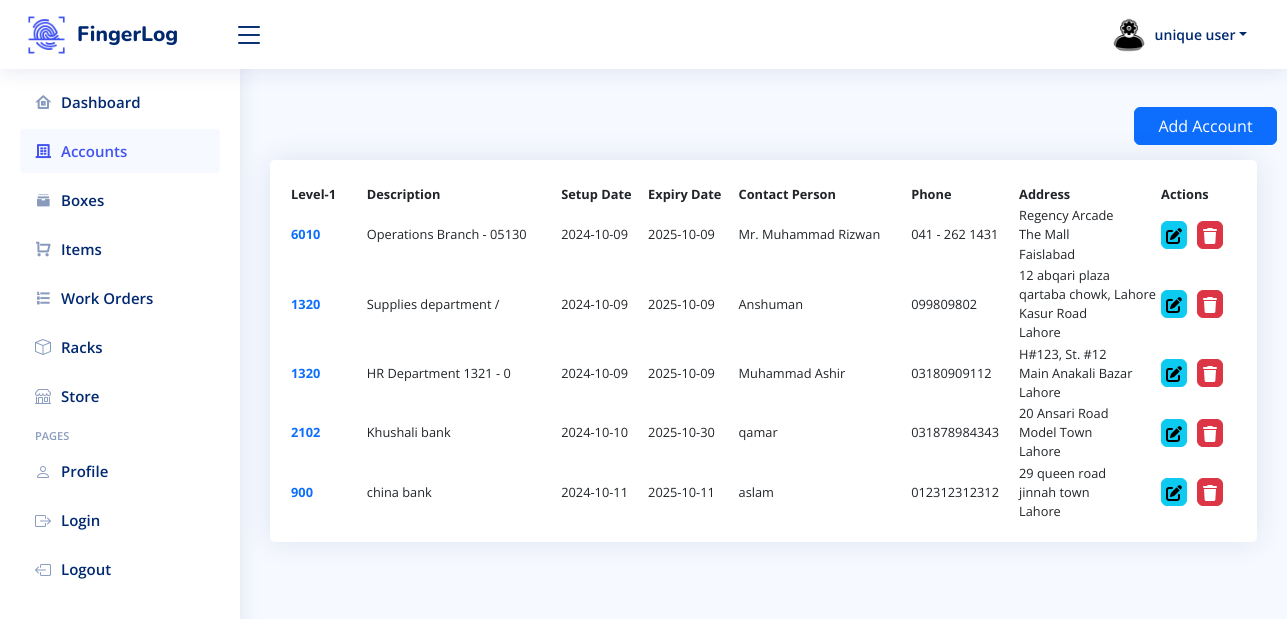
/Companies.php (signed in), run on the app's committed database.
### tables this page shows
CREATE TABLE `register` (
  `id` int(11) NOT NULL,
  `name` varchar(50) NOT NULL,
  `email` varchar(50) NOT NULL,
  `password` varchar(50) NOT NULL,
  `role` enum('user','admin') NOT NULL DEFAULT 'admin'
);

CREATE TABLE `compani` (
  `acc_lev_1` int(255) NOT NULL,
  `comp_id` int(255) NOT NULL,
  `acc_desc` text NOT NULL,
  `email` text DEFAULT NULL,
  `registration` date NOT NULL,
  `expiry` date NOT NULL,
  `foc` text NOT NULL,
  `foc_phone` text NOT NULL,
  `add_1` text NOT NULL,
  `add_2` text NOT NULL,
  `add_3` text NOT NULL
);

### Companies.php (the view, shortened to what this page needs)
<?php
include 'config/db.php';
$email = $_SESSION['email'];
$getAdminData = "SELECT * FROM register WHERE email = '$email'";
$resultData = mysqli_query($conn, $getAdminData);
if ($resultData->num_rows > 0) {
  $row2 = $resultData->fetch_assoc();
  $adminName = $row2['name'];
}
$sql = "SELECT * FROM compani";
$result = $conn->query($sql);
?>
<!DOCTYPE html>
<html lang="en">
<head>
  <link href="https://maxcdn.bootstrapcdn.com/bootstrap/4.5.2/css/bootstrap.min.css" rel="stylesheet">
  <link href="assets/vendor/bootstrap/css/bootstrap.min.css" rel="stylesheet">
  <link href="assets/vendor/bootstrap-icons/bootstrap-icons.css" rel="stylesheet">
  <link href="assets/vendor/boxicons/css/boxicons.min.css" rel="stylesheet">
  <link href="assets/vendor/quill/quill.snow.css" rel="stylesheet">
  <link href="assets/vendor/quill/quill.bubble.css" rel="stylesheet">
  <link href="assets/vendor/remixicon/remixicon.css" rel="stylesheet">
  <link href="assets/vendor/simple-datatables/style.css" rel="stylesheet">
  <link href="https://cdn.jsdelivr.net/npm/bootstrap@5.0.2/dist/css/bootstrap.min.css" rel="stylesheet">
  <link href="https://cdn.jsdelivr.net/npm/simple-datatables@latest/dist/style.css" rel="stylesheet" type="text/css">
  <link rel="stylesheet" href="https://cdnjs.cloudflare.com/ajax/libs/font-awesome/6.0.0-beta3/css/all.min.css">
  <link rel="stylesheet" href="https://cdn.datatables.net/2.1.5/css/dataTables.dataTables.css">
  <link rel="stylesheet" href="https://cdn.datatables.net/buttons/3.1.2/css/buttons.dataTables.css">
  <link rel="stylesheet" href="fonts/icomoon/style.css">
  <link rel="stylesheet" href="css/owl.carousel.min.css">
  <link rel="stylesheet" href="css/bootstrap.min.css">
  <link rel="stylesheet" href="css/style.css">
  <link href="assets/css/style.css" rel="stylesheet">
</head>
<body>
  <header id="header" class="header fixed-top d-flex align-items-center">
    <div class="d-flex align-items-center justify-content-between">
      <img class="navbar-image" src="assets/img/logo3.png" alt="">
      <a href="index.php" class="logo d-flex align-items-center">
        <span class="d-none d-lg-block">FingerLog</span>
      </a>
      <i class="bi bi-list toggle-sidebar-btn"></i>
    </div>
    <div class="search-bar">
    </div>
    <nav class="header-nav ms-auto">
      <ul class="d-flex align-items-center">
        <li class="nav-item dropdown pe-3 mr-4">
          <a class="nav-link nav-profile d-flex align-items-center pe-0" href="#" data-bs-toggle="dropdown">
            <img src="image/admin-png.png" alt="Profile" class="rounded-circle">
            <span class="d-none d-md-block dropdown-toggle ps-2"><?php echo $adminName ?></span>
          </a>
        </li>
      </ul>
    </nav>
  </header>
  <aside id="sidebar" class="sidebar">
    <ul class="sidebar-nav" id="sidebar-nav">
      <li class="nav-item">
        <a class="nav-link collapsed" href="index.php">
          <i class="ri-home-8-line"></i>
          <span>Dashboard</span>
        </a>
      </li>
      <?php if ($_SESSION['role'] == 'admin') { ?>
        <li class="nav-item">
          <a class="nav-link active" href="Companies.php">
            <i class="ri-building-4-line"></i><span>Accounts</span><i class="bi bi-chevron ms-auto"></i>
          </a>
        </li>
        <li class="nav-item">
          <a class="nav-link collapsed" href="box.php">
            <i class="ri-archive-stack-fill"></i><span>Boxes</span><i class="bi bi-chevron ms-auto"></i>
          </a>
        </li>
        <li class="nav-item">
          <a class="nav-link collapsed" href="showItems.php">
            <i class="ri-shopping-cart-line"></i><span>Items</span><i class="bi bi-chevron ms-auto"></i>
          </a>
        </li>
        <li class="nav-item">
          <a class="nav-link collapsed" href="order.php">
            <i class="ri-list-ordered"></i><span>Work Orders</span><i class="bi bi-chevron ms-auto"></i>
          </a>
        </li>
        <li class="nav-item">
          <a class="nav-link collapsed" href="racks.php">
            <i class="bi bi-box"></i><span>Racks</span><i class="bi bi-chevron ms-auto"></i>
          </a>
        </li>
        <li class="nav-item">
          <a class="nav-link collapsed" href="store.php">
            <i class="bi bi-shop"></i><span>Store</span><i class="bi bi-chevron ms-auto"></i>
          </a>
        </li>
      <?php } ?>
      <li class="nav-heading">Pages</li>
      <li class="nav-item">
        <a class="nav-link collapsed" href="users-profile.php">
          <i class="bi bi-person"></i><span>Profile</span>
        </a>
      </li>
      <li class="nav-item">
        <a class="nav-link collapsed" href="pages-login.php">
          <i class="bi bi-box-arrow-right"></i><span>Login</span>
        </a>
      </li>
      <li class="nav-item">
        <a class="nav-link collapsed" href="logout.php">
          <i class="bi bi-box-arrow-left"></i><span>Logout</span>
        </a>
      </li>
    </ul>
  </aside>
  <button id="fixedButton" type="button" onclick="window.location.href = 'create.php';" class="btn btn-primary mb-3 add">Add Account</button>
  <main id="main" class="main">
    <div class="col-14">
      <div class="card recent-sales overflow-auto">
        <div class="card-body mt-4">
          <?php
          if ($result->num_rows > 0) {
          ?>
            <table id="companies" class="">
              <thead>
                <tr>
                  <th scope="col"  style="width:8%;">Level-1</th>
                  <th scope="col" >Description</th>
                  <th scope="col" >Setup Date</th>
                  <th scope="col" >Expiry Date</th>
                  <th scope="col" >Contact Person</th>
                  <th scope="col" >Phone</th>
                  <th scope="col" style="width:15%;">Address</th>
                  <th scope="col">Actions</th>
                </tr>
              </thead>
              <tbody style="table-layout: fixed;">
                <?php
                while ($row = $result->fetch_assoc()) {
                  echo "<tr>";
                  ?>
                  <td>
                  <a class="text-primary fw-bold" href="Branches.php?id=<?php echo $row['comp_id']; ?>">
                    <?php echo $row['acc_lev_1']; ?>
                  </a>
                </td>
                   <?php
                  echo "<td >" . htmlspecialchars($row["acc_desc"]) . "</td>";
                  echo "<td>" . htmlspecialchars($row["registration"]) . "</td>";
                  echo "<td>" . htmlspecialchars($row["expiry"]) . "</td>";
                  echo "<td >" . htmlspecialchars($row["foc"]) . "</td>";
                  echo "<td >" . htmlspecialchars($row["foc_phone"]) . "</td>";
                  echo "<td >" . htmlspecialchars($row["add_1"]) . "<br>". htmlspecialchars($row["add_2"]) ."<br>". htmlspecialchars($row["add_3"]) . "</td>";
                  ?>
                  <td>
                    <div style="display: flex; gap: 10px;">
                      <a type="button" class="btn btn-success btn-info d-flex justify-content-center " style="padding-bottom: 0px; width:25px; height: 28px;" href="update.php?id=<?php echo $row['comp_id']; ?>"><i style="width: 20px;" class="fa-solid fa-pen-to-square"></i></a>
                      <a type="button" class="btn btn-danger btn-floating d-flex justify-content-center" style="padding-bottom: 0px; width:25px; height:28px" data-mdb-ripple-init onclick="return confirm('Are you sure you want to delete this record?');" href="delete.php?id=<?php echo $row['comp_id']; ?>"> <i style="width: 20px;" class="fa-solid fa-trash"></i></a>
                    </div>
                  </td>
                  </tr>
                <?php
                }
                ?>
              </tbody>
            </table>
          <?php
          }
          ?>
        </div>
      </div>
    </div>
  </main>
</body>
</html>

### assets/css/style.css (style rules this page uses)
:root { scroll-behavior: smooth; }
body { font-family: "Open Sans", sans-serif; background: #f6f9ff; color: #444444; }
a { color: #4154f1; text-decoration: none; }
#main { margin-top: 60px; padding: 20px 30px; transition: all 0.3s; }
.card { margin-bottom: 30px; border: none; border-radius: 5px; box-shadow: 0px 0 30px rgba(1, 41, 112, 0.1); background-color: white; font-size: 0.8rem; }
.card-body { padding: 0 20px 20px 20px; }
.logo { line-height: 1; }
@media (min-width: 1200px) { .logo { width: 280px; } }
.logo span { font-size: 21px; font-weight: 800; color: #012970; font-family: "Nunito", sans-serif; }
.header { transition: all 0.5s; z-index: 997; height: 60px; box-shadow: 0px 2px 20px rgba(1, 41, 112, 0.1); background-color: #fff; padding-left: 20px; }
.header .toggle-sidebar-btn { font-size: 32px; padding-left: 10px; cursor: pointer; color: #012970; }
.header .search-bar { min-width: 360px; padding: 0 20px; }
.navbar-image { width: 43px; height: 44px; margin-right: 9px; }
.header-nav ul { list-style: none; }
.header-nav>ul { margin: 0; padding: 0; }
.header-nav .nav-profile { color: #012970; }
.header-nav .nav-profile img { max-height: 36px; }
.header-nav .nav-profile span { font-size: 14px; font-weight: 600; }
.sidebar { position: fixed; top: 60px; left: 0; bottom: 0; width: 240px; z-index: 996; transition: all 0.5s; padding: 20px; overflow-y: auto; scrollbar-width: thin; scrollbar-color: #aab7cf transparent; box-shadow: 0px 0px 20px rgba(1, 41, 112, 0.1); background-color: #fff; }
@media (min-width: 1200px) { #main, #footer { margin-left: 240px; } }
.sidebar-nav { padding: 0; margin: 0; list-style: none; }
.sidebar-nav li { padding: 0; margin: 0; list-style: none; }
.sidebar-nav .nav-item { margin-bottom: 5px; }
.sidebar-nav .nav-heading { font-size: 11px; text-transform: uppercase; color: #899bbd; font-weight: 600; margin: 10px 0 5px 15px; }
.sidebar-nav .nav-link { display: flex; align-items: center; font-size: 15px; font-weight: 600; color: #4154f1; transition: 0.3; background: #f6f9ff; padding: 10px 15px; border-radius: 4px; }
.sidebar-nav .nav-link i { font-size: 16px; margin-right: 10px; color: #4154f1; }
.sidebar-nav .nav-link.collapsed { color: #012970; background: #fff; }
.sidebar-nav .nav-link.collapsed i { color: #899bbd; }
.header { transition: all 1.5s; z-index: 997; height: 69px; background-color: #fff; padding-left: 25px; padding-top: 9px; padding-bottom: 9px; }
@media (min-width: 1200px) { .logo { width: 146px; } }
.header .toggle-sidebar-btn { font-size: 32px; padding-left: 10px; cursor: pointer; }
#fixedButton { position: relative; top: 81px; left: 290px; }

### Companies.php (style rules this page uses)
.add { cursor: pointer; width: 143px; margin-left: 844px; margin-top: 26px; }

### data on the page
register: name "unique user"
compani: acc_lev_1 "6010", acc_desc "Operations Branch - 05130", registration "2024-10-09", expiry "2025-10-09", foc "Mr. Muhammad Rizwan", foc_phone "041 - 262 1431", add_1 "Regency Arcade", add_2 "The Mall", add_3 "Faislabad"
compani: acc_lev_1 "1320", acc_desc "Supplies department /", registration "2024-10-09", expiry "2025-10-09", foc "Anshuman", foc_phone "099809802", add_1 "12 abqari plaza", add_2 "qartaba chowk, Lahore Kasur Road", add_3 "Lahore"
compani: acc_lev_1 "1320", acc_desc "HR Department 1321 - 0", registration "2024-10-09", expiry "2025-10-09", foc "Muhammad Ashir", foc_phone "03180909112", add_1 "H#123, St. #12", add_2 "Main Anakali Bazar", add_3 "Lahore"
compani: acc_lev_1 "2102", acc_desc "Khushali bank", registration "2024-10-10", expiry "2025-10-30", foc "qamar", foc_phone "031878984343", add_1 "20 Ansari Road", add_2 "Model Town", add_3 "Lahore"
compani: acc_lev_1 "900", acc_desc "china bank", registration "2024-10-11", expiry "2025-10-11", foc "aslam", foc_phone "012312312312", add_1 "29 queen road", add_2 "jinnah town", add_3 "Lahore"
